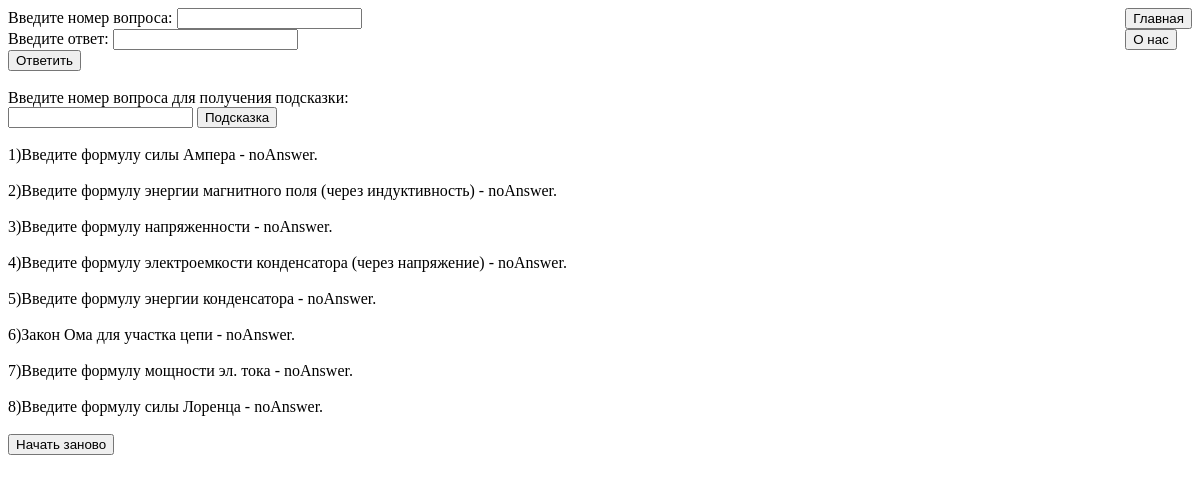
The app's page /learning/ with its own data.
### polls/models.py (models this page shows, shortened)
class TestModule(models.Model):
    quest = models.CharField(max_length=250, default="noQuest")
    otvet = models.CharField(max_length=250, default="noAnswer")
    rightotvet = models.CharField(max_length=250, default="noAnswer")
    ok = models.CharField(max_length=250, default="noAnswer")
    podsk = models.CharField(max_length=250,  default=".")
    podskScrita = models.CharField(max_length=250, default=" (Подсказка: )")
    def __str__(self):
        return self.quest + "   -   " + self.ok + self.podsk

### polls/views.py (the view, shortened to what this page needs)
# urls.py: path('learning/', test),
def test(request):
    z = TestModule.objects.all().count()
    key = request.GET.get("key")
    key2 = request.GET.get("key2")
    key3 = request.GET.get("key3")
    key4 = request.GET.get("key4")
    if key4:
        key2 = key4
    data = TestModule.objects.all()
    return render(request, "learning.html", context={"list": data})

### templates/learning.html (shortened to what this page needs)
{% load static %}
<!DOCTYPE html>
<html lang="en">
<head>
    <link rel="stylesheet" href="static/style.css" type="text/css"/>
</head>
</body class="justbody">
<div class = "nav_panel">
    <form action="/main/">
        <button class="nav_button">Главная</button>
    </form>
    <form action="/about/">
        <button class="nav_button">О нас</button>
    </form>
</div>
    <div>
        <form action="/learning/" method="get">
            Введите номер вопроса: <input type="text" name="key2"/><br>
            Введите ответ: <input type="text" name="key"/><br>
            <input type="submit" value="Ответить"/><br>
        </form><br>
        <form>
            Введите номер вопроса для получения подсказки:<br>
            <input type="text" name="key4"/>
            <input type="submit" value="Подсказка"/><br>
        </form><br>
        <form action="/learning/">
            {% for item in list %}
                <div>
                    {{ item }}
                </div><br>
            {% endfor %}
        </form>
        <form action="/learning/" method="get">
            <input type="submit" value="Начать заново"/>
        </form>
    </div>
</body>
</html>

### templates/static/style.css (style rules this page uses)
.nav_panel { float: right; }

### records on screen
TestModule: quest+ok+podsk "1)Введите формулу силы Ампера - noAnswer."
TestModule: quest+ok+podsk "2)Введите формулу энергии магнитного поля (через индуктивность) - noAnswer."
TestModule: quest+ok+podsk "3)Введите формулу напряженности - noAnswer."
TestModule: quest+ok+podsk "4)Введите формулу электроемкости конденсатора (через напряжение) - noAnswer."
TestModule: quest+ok+podsk "5)Введите формулу энергии конденсатора - noAnswer."
TestModule: quest+ok+podsk "6)Закон Ома для участка цепи - noAnswer."
TestModule: quest+ok+podsk "7)Введите формулу мощности эл. тока - noAnswer."
TestModule: quest+ok+podsk "8)Введите формулу силы Лоренца - noAnswer."
